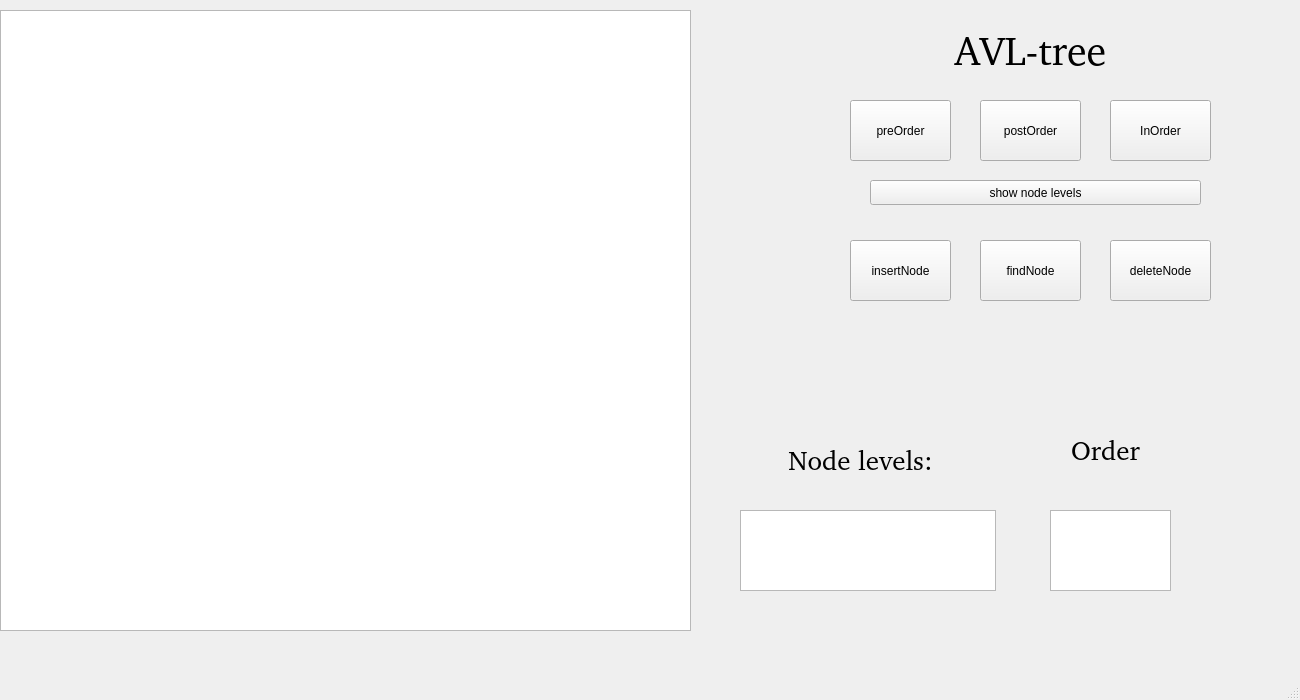
<?xml version="1.0" encoding="UTF-8"?>
<ui version="4.0">
 <class>MainWindow</class>
 <widget class="QMainWindow" name="MainWindow">
  <property name="geometry">
   <rect>
    <x>0</x>
    <y>0</y>
    <width>1300</width>
    <height>700</height>
   </rect>
  </property>
  <property name="minimumSize">
   <size>
    <width>1300</width>
    <height>700</height>
   </size>
  </property>
  <property name="maximumSize">
   <size>
    <width>1300</width>
    <height>700</height>
   </size>
  </property>
  <property name="windowTitle">
   <string>MainWindow</string>
  </property>
  <widget class="QWidget" name="centralwidget">
   <widget class="QLabel" name="label">
    <property name="geometry">
     <rect>
      <x>920</x>
      <y>20</y>
      <width>221</width>
      <height>61</height>
     </rect>
    </property>
    <property name="font">
     <font>
      <family>Bitstream Charter</family>
      <pointsize>30</pointsize>
     </font>
    </property>
    <property name="text">
     <string>AVL-tree</string>
    </property>
    <property name="alignment">
     <set>Qt::AlignCenter</set>
    </property>
   </widget>
   <widget class="QPushButton" name="preOrder">
    <property name="geometry">
     <rect>
      <x>850</x>
      <y>100</y>
      <width>101</width>
      <height>61</height>
     </rect>
    </property>
    <property name="text">
     <string>preOrder</string>
    </property>
   </widget>
   <widget class="QPushButton" name="postOrder">
    <property name="geometry">
     <rect>
      <x>980</x>
      <y>100</y>
      <width>101</width>
      <height>61</height>
     </rect>
    </property>
    <property name="text">
     <string>postOrder</string>
    </property>
   </widget>
   <widget class="QPushButton" name="inOrder">
    <property name="geometry">
     <rect>
      <x>1110</x>
      <y>100</y>
      <width>101</width>
      <height>61</height>
     </rect>
    </property>
    <property name="text">
     <string>InOrder</string>
    </property>
   </widget>
   <widget class="QLabel" name="label_2">
    <property name="geometry">
     <rect>
      <x>750</x>
      <y>430</y>
      <width>221</width>
      <height>61</height>
     </rect>
    </property>
    <property name="font">
     <font>
      <family>Bitstream Charter</family>
      <pointsize>20</pointsize>
     </font>
    </property>
    <property name="text">
     <string>Node levels:</string>
    </property>
    <property name="alignment">
     <set>Qt::AlignCenter</set>
    </property>
   </widget>
   <widget class="QTextBrowser" name="levelsBrowser">
    <property name="geometry">
     <rect>
      <x>740</x>
      <y>510</y>
      <width>256</width>
      <height>81</height>
     </rect>
    </property>
   </widget>
   <widget class="QPushButton" name="levelsButton">
    <property name="geometry">
     <rect>
      <x>870</x>
      <y>180</y>
      <width>331</width>
      <height>25</height>
     </rect>
    </property>
    <property name="text">
     <string>show node levels</string>
    </property>
   </widget>
   <widget class="QGraphicsView" name="graphicsView">
    <property name="geometry">
     <rect>
      <x>0</x>
      <y>10</y>
      <width>691</width>
      <height>621</height>
     </rect>
    </property>
   </widget>
   <widget class="QTextBrowser" name="orderBrowser">
    <property name="geometry">
     <rect>
      <x>1050</x>
      <y>510</y>
      <width>121</width>
      <height>81</height>
     </rect>
    </property>
   </widget>
   <widget class="QLabel" name="label_3">
    <property name="geometry">
     <rect>
      <x>1040</x>
      <y>420</y>
      <width>131</width>
      <height>61</height>
     </rect>
    </property>
    <property name="font">
     <font>
      <family>Bitstream Charter</family>
      <pointsize>20</pointsize>
     </font>
    </property>
    <property name="text">
     <string>Order</string>
    </property>
    <property name="alignment">
     <set>Qt::AlignCenter</set>
    </property>
   </widget>
   <widget class="QPushButton" name="insertNodButton">
    <property name="geometry">
     <rect>
      <x>850</x>
      <y>240</y>
      <width>101</width>
      <height>61</height>
     </rect>
    </property>
    <property name="text">
     <string>insertNode</string>
    </property>
   </widget>
   <widget class="QPushButton" name="findNodeButton">
    <property name="geometry">
     <rect>
      <x>980</x>
      <y>240</y>
      <width>101</width>
      <height>61</height>
     </rect>
    </property>
    <property name="text">
     <string>findNode</string>
    </property>
   </widget>
   <widget class="QPushButton" name="deleteNodeButton">
    <property name="geometry">
     <rect>
      <x>1110</x>
      <y>240</y>
      <width>101</width>
      <height>61</height>
     </rect>
    </property>
    <property name="text">
     <string>deleteNode</string>
    </property>
   </widget>
  </widget>
  <widget class="QMenuBar" name="menubar">
   <property name="geometry">
    <rect>
     <x>0</x>
     <y>0</y>
     <width>1300</width>
     <height>22</height>
    </rect>
   </property>
  </widget>
  <widget class="QStatusBar" name="statusbar"/>
 </widget>
 <resources/>
 <connections/>
</ui>
